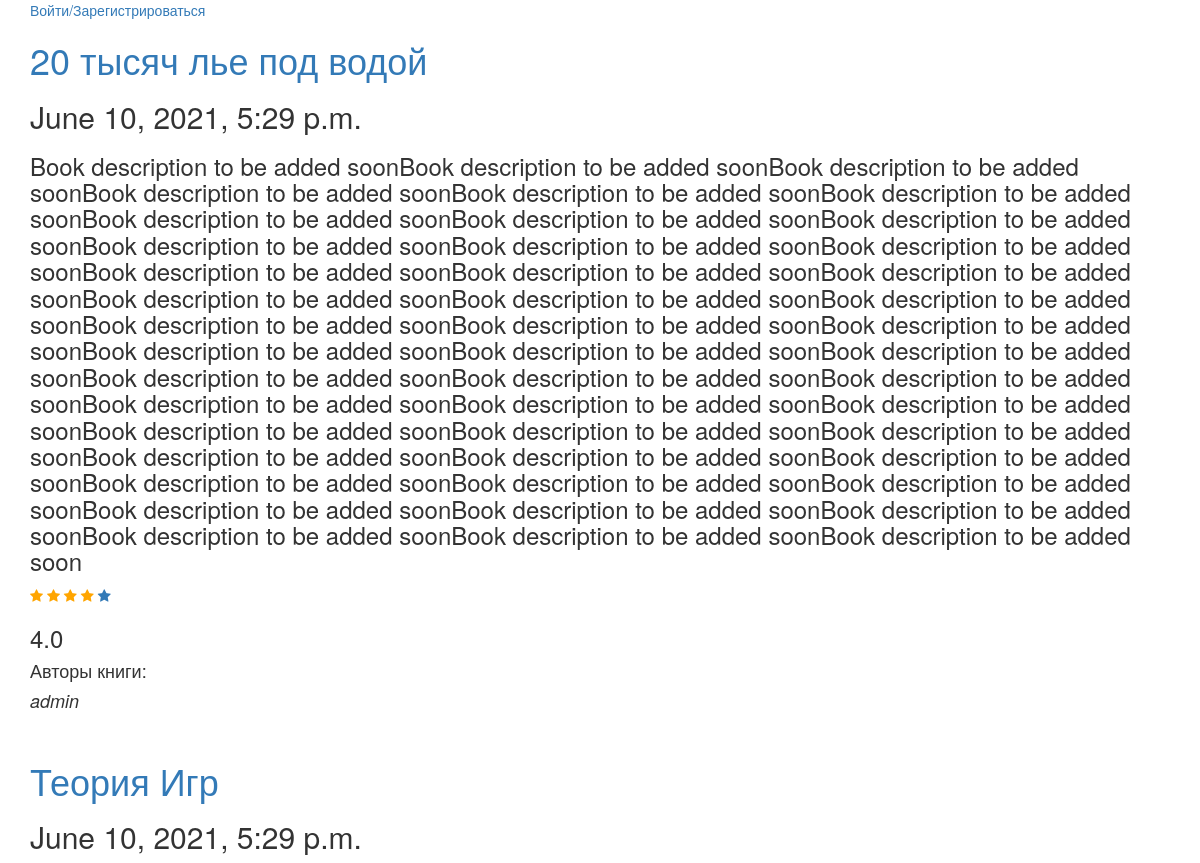
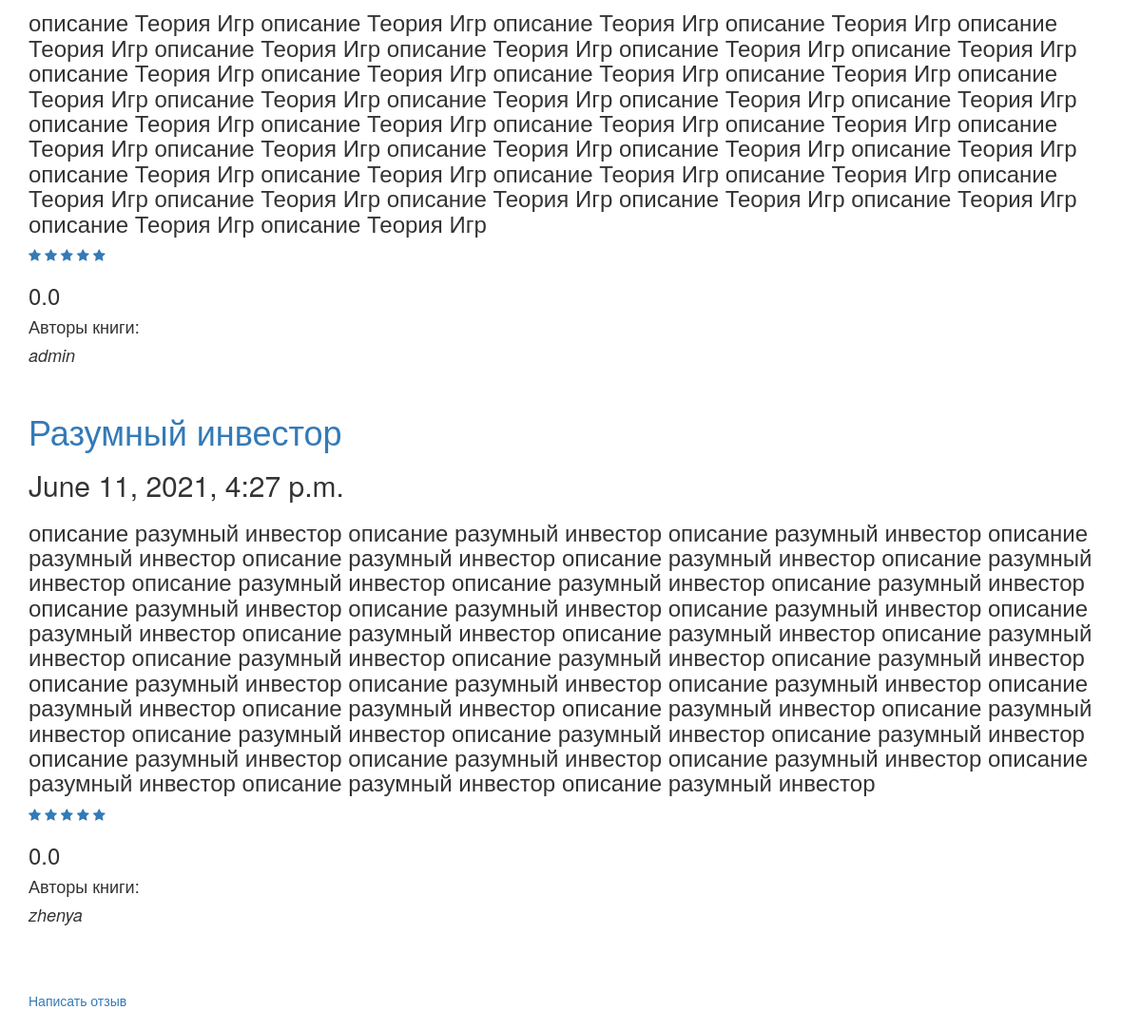
The page /books/ on the database its author committed (2 pictures, top to bottom).
### manager/models.py (models this page shows, shortened)
class Book(models.Model):
    class Meta:
        verbose_name = 'книга'
        verbose_name_plural = 'книги'
    title = models.CharField(max_length=50, verbose_name='Наименование', help_text='ну это типа название книги')
    date = models.DateTimeField(auto_now_add=True, verbose_name='Дата',
                                help_text='Если нет даты, то заполняется автоматически', null=True)
    description = models.TextField(null=True, default='Book description to be added soon')
    authors = models.ManyToManyField(User, related_name='books')
    likes = models.PositiveIntegerField(null=True, default=0)
    rating = models.FloatField(null=True, default=0.0)
    total_stars = models.PositiveIntegerField(null=True, default=0)
    slug = models.SlugField(unique=True, primary_key=True)
    id = models.PositiveIntegerField(null=True, blank=True, auto_created=True)

### manager/views.py (the view)
# urls.py: path('', MainPage.as_view(), name='the-main-page')
class MainPage(View):
    def get(self, request):
        context = {}
        books: Book = Book.objects.prefetch_related('authors')
        if request.user.is_authenticated:
            is_owner = Exists(User.objects.filter(books=OuterRef('pk'), id=request.user.id))
            books = books.annotate(is_owner=is_owner)
        context['books'] = books.order_by('-rating', 'date')
        context['stars'] = range(1, 6)
        context['form'] = BookForm
        context['login_form'] = CustomAuthenticationForm
        return render(request, 'index.html', context)

### manager/templates/index.html (shortened to what this page needs)
{% extends 'main_template.html' %}
{% block main %}
{% if user.is_authenticated %}
    <i><h2> Welcome to our shop, dear {{ user }} </h2></i>
    <h2><a href="{% url 'logout' %}"> Logout </a></h2>
{% else %}
<a href="{% url 'login_page' %}"> Войти/Зарегистрироваться </a>
{% endif %}
    {% for book in books %}
        <a href="{% url 'book_detail' slug=book.slug %}"><h1> {{ book.title }} </h1></a>
        <h2> {{ book.date }} </h2>
        <h3> {{ book.description }} </h3>
      {% for i in stars %}
        {% if book.rating >= i  %}
            <a href="{% url 'add_rate' slug=book.slug rate=i %}"><span class="fa fa-star checked"></span></a>
        {% else %}
            <a href="{% url 'add_rate' slug=book.slug rate=i %}"><span class="fa fa-star"></span></a>
        {% endif%}
    {% endfor %}
    <h3> {{ book.rating }} </h3>
        {% for author in book.authors.all %}
            <h4> Авторы книги:  </h4>
            <i><h4> {{ author }}</h4></i>
        {% endfor %}
        <br>
    {% endfor %}
<br><br>
<a href="{% url 'feedback_page' %}"> Написать отзыв </a>
<br><br>
{% endblock %}

### manager/templates/main_template.html (shortened to what this page needs)
<!DOCTYPE html>
<html lang="en">
<head>
  <link rel="stylesheet" href="https://maxcdn.bootstrapcdn.com/bootstrap/3.4.1/css/bootstrap.min.css">
    <link rel="stylesheet" href="https://cdnjs.cloudflare.com/ajax/libs/font-awesome/4.7.0/css/font-awesome.min.css">
</head>
<body>
<div class="container">
{% block main  %}
{% endblock %}
</div>
</body>
</html>

### manager/templates/main_template.html (style rules this page uses)
.checked { color: orange; }

### rows shown on the page
Book: title "20 тысяч лье под водой", date "June 10, 2021, 5:29 p.m.", description "Book description to be added soonBook description to be added soonBook description to be added soonBook description to be added soonBook description to be added soonBook description to be added soonBook description to be added soonBook description to be added soonBook description to be added soonBook description to be added soonBook description to be added soonBook description to be added soonBook description to be added soonBook description to be added soonBook description to be added soonBook description to be added soonBook description to be added soonBook description to be added soonBook description to be added soonBook description to be added soonBook description to be added soonBook…", rating "4.0"
Book: title "Теория Игр", date "June 10, 2021, 5:29 p.m.", description "описание Теория Игр описание Теория Игр описание Теория Игр описание Теория Игр описание Теория Игр описание Теория Игр описание Теория Игр описание Теория Игр описание Теория Игр описание Теория Игр описание Теория Игр описание Теория Игр описание Теория Игр описание Теория Игр описание Теория Игр описание Теория Игр описание Теория Игр описание Теория Игр описание Теория Игр описание Теория Игр описание Теория Игр описание Теория Игр описание Теория Игр описание Теория Игр описание Теория Игр описание Теория Игр описание Теория Игр описание Теория Игр описание Теория Игр описание Теория Игр описание Теория Игр описание Теория Игр описание Теория Игр описание Теория Игр описание Теория Игр…", rating "0.0"
Book: title "Разумный инвестор", date "June 11, 2021, 4:27 p.m.", description "описание разумный инвестор описание разумный инвестор описание разумный инвестор описание разумный инвестор описание разумный инвестор описание разумный инвестор описание разумный инвестор описание разумный инвестор описание разумный инвестор описание разумный инвестор описание разумный инвестор описание разумный инвестор описание разумный инвестор описание разумный инвестор описание разумный инвестор описание разумный инвестор описание разумный инвестор описание разумный инвестор описание разумный инвестор описание разумный инвестор описание разумный инвестор описание разумный инвестор описание разумный инвестор описание разумный инвестор описание разумный инвестор описание разумный…", rating "0.0"

### other values the page prints
{{ author }} "admin"
{{ author }} "zhenya"
